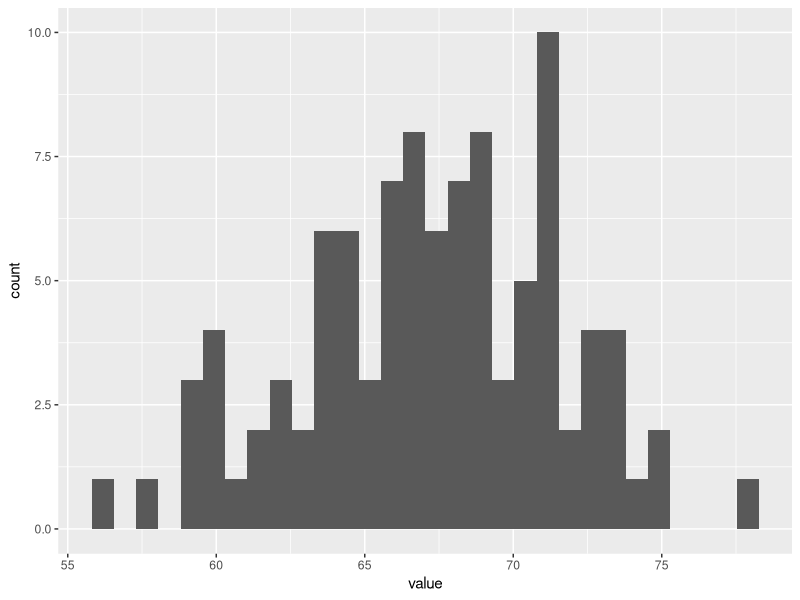
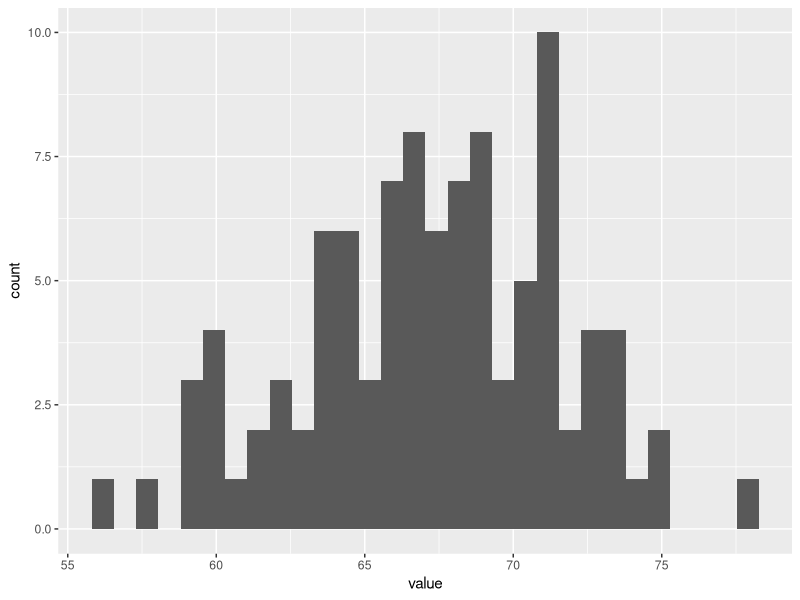

The R source for these figures, in order:
library(tidyverse)

cats <- 9

#create a pretend dataframe. I will save it as a tibble and work within the tidyverse.
fakedata <- as_tibble(rnorm(100, mean = 67, sd = 4))

#take a quick peek at the first few rows.The column name is "value.“
head(fakedata)

#crate a histogram, assigning it to an object of plot
myplot<-ggplot(fakedata, aes(x = value)) + 
  geom_histogram()

#look at it
myplot

#save it to my "figs" folder
ggsave(plot = myplot,
       filename = "figs/histogram.tiff",
       width = 5, height = 5, units = "in",
       device = "tiff",
       dpi = 400)

#Bailey has entered the Code 
